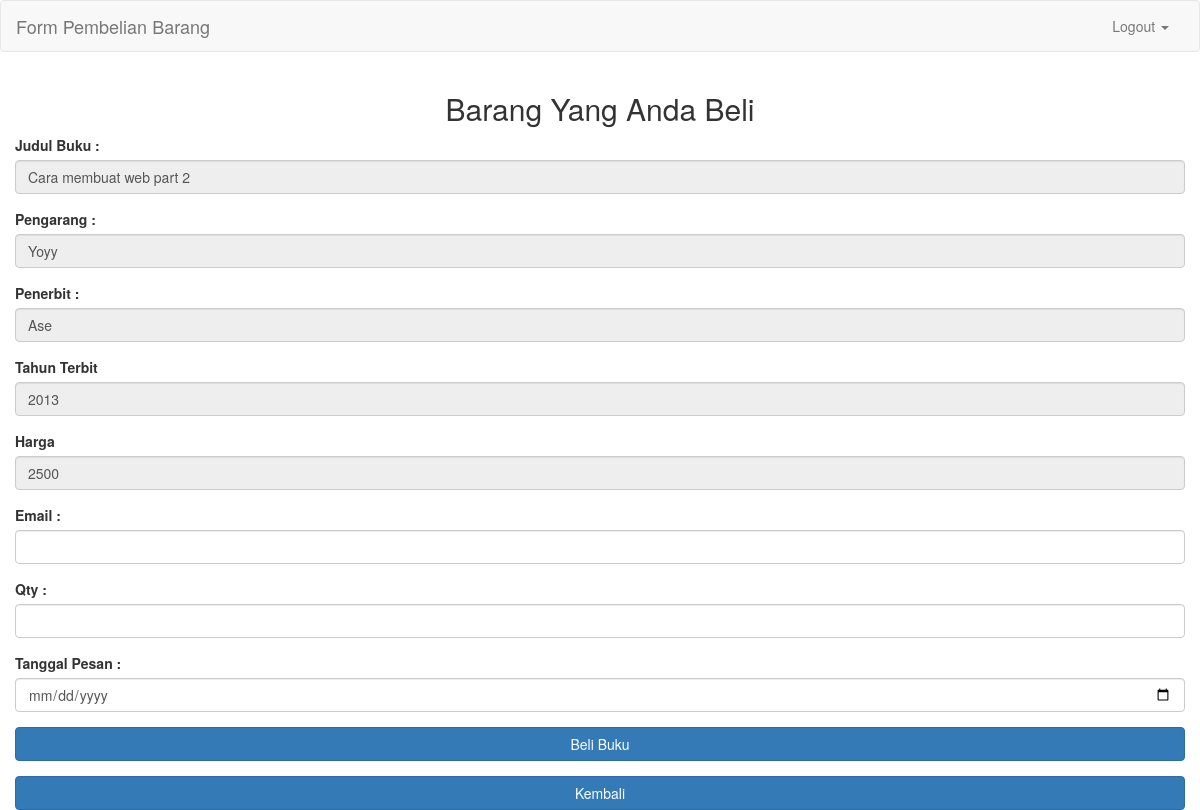
Screenshot of /pembelian.php?kode_buku=1A2B with the database file from the repository.
### tables this page shows
CREATE TABLE IF NOT EXISTS `afh_databuku` (
  `kode_buku` varchar(25) NOT NULL,
  `judul_buku` varchar(100) NOT NULL,
  `pengarang` varchar(150) NOT NULL,
  `penerbit` varchar(200) NOT NULL,
  `tahun_terbit` int(4) NOT NULL,
  `harga` int(10) NOT NULL,
  PRIMARY KEY (`kode_buku`)
);

### pembelian.php (the view, shortened to what this page needs)
<html>
<head>
<head>
    <link href="css/bootstrap.min.css" rel="stylesheet">
</head>
<body>
<?php
$kode_buku=$_GET['kode_buku'];
$show = mysql_query("SELECT * FROM afh_databuku where kode_buku='$kode_buku'");
$data=mysql_fetch_assoc($show);
?>
<nav class="navbar navbar-default">
  <div class="container-fluid">
    <div class="navbar-header">
      <a class="navbar-brand" href="#">Form Pembelian Barang</a>
    </div>
    <div class="collapse navbar-collapse" id="bs-example-navbar-collapse-1">
      <ul class="nav navbar-nav navbar-right">
          <li class="dropdown">
          <a href="#" class="dropdown-toggle" data-toggle="dropdown" role="button" aria-haspopup="true" aria-expanded="false">Logout <span class="caret"></span></a>
        </li>
      </ul>
    </div>
  </div>
</nav>
 <div class="container">
    <div class="row">
      <center><h2>Barang Yang Anda Beli</h2></center>
      <div class="login">
        <form role="form" action="proses_pembelian.php" method="post">
          <div class="form-group">
            <label>Judul Buku :</label>
             <input type="text"readonly="" name="judul_buku" class="form-control" value="<?php echo $data['judul_buku'];?>"  />
          </div>
          <div class="form-group">
            <label>Pengarang :</label>
           <input type="text" readonly="" name="pengarang" class="form-control" value="<?php echo $data['pengarang'];?>"  />
          </div>
          <div class="form-group">
            <label>Penerbit :</label>
             <input type="text"readonly="" name="penerbit" class="form-control" value="<?php echo $data['penerbit'];?>"  />
          </div>
          <div class="form-group">
            <label>Tahun Terbit</label>
           <input type="number" readonly=""name="tahun_terbit" class="form-control" value="<?php echo $data['tahun_terbit'];?>"  />
          </div>
          <div class="form-group">
            <label>Harga</label>
            <input type="number" readonly=""name="harga" class="form-control" value="<?php echo $data['harga'];?>"  />
          </div>
          <div class="form-group">
            <label>Email :</label>
            <input type="email" name="email" class="form-control"   />
          </div>
          <div class="form-group">
            <label>Qty :</label>
            <input type="number" name="jumlah_pesanan" class="form-control"   />
          </div>
           <div class="form-group">
            <label>Tanggal Pesan :</label>
            <input type="date" name="tgl_pemesan" class="form-control"   />
          </div>
          <div class="form-group">
            <input type="submit" name="login" class="btn btn-primary btn-block" value="Beli Buku" />
          </div>
        </form>
        <a href="index.php"><input type="submit" name="login" class="btn btn-primary btn-block" value="Kembali" /></a>
      </div>
    </div>
  </div>
</body>
</html>

### rows the page displays
afh_databuku: judul_buku "Cara membuat web part 2", pengarang "Yoyy", penerbit "Ase", tahun_terbit "2013", harga "2500"
